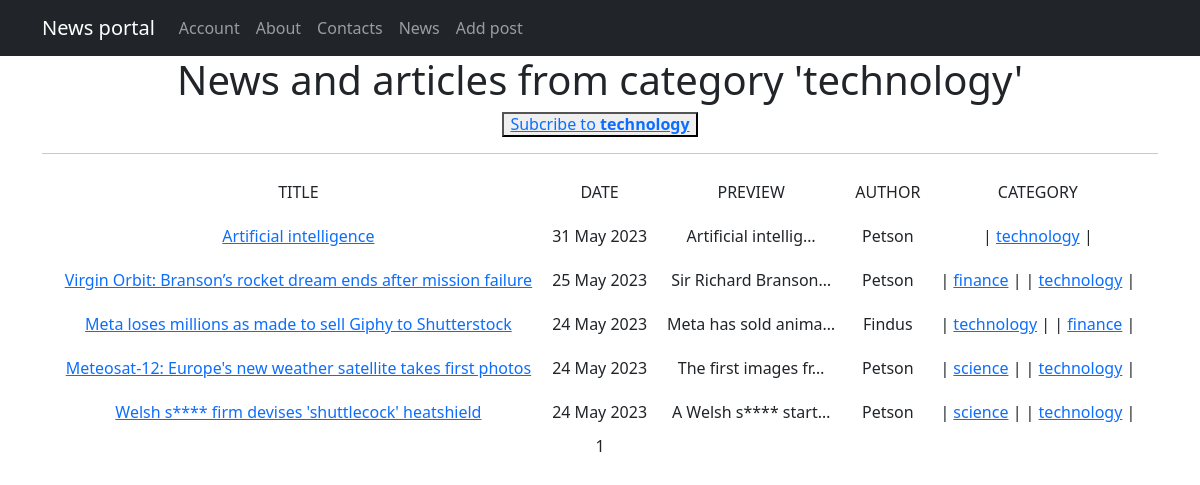
The page /news/categories/6 on the database as committed earlier.
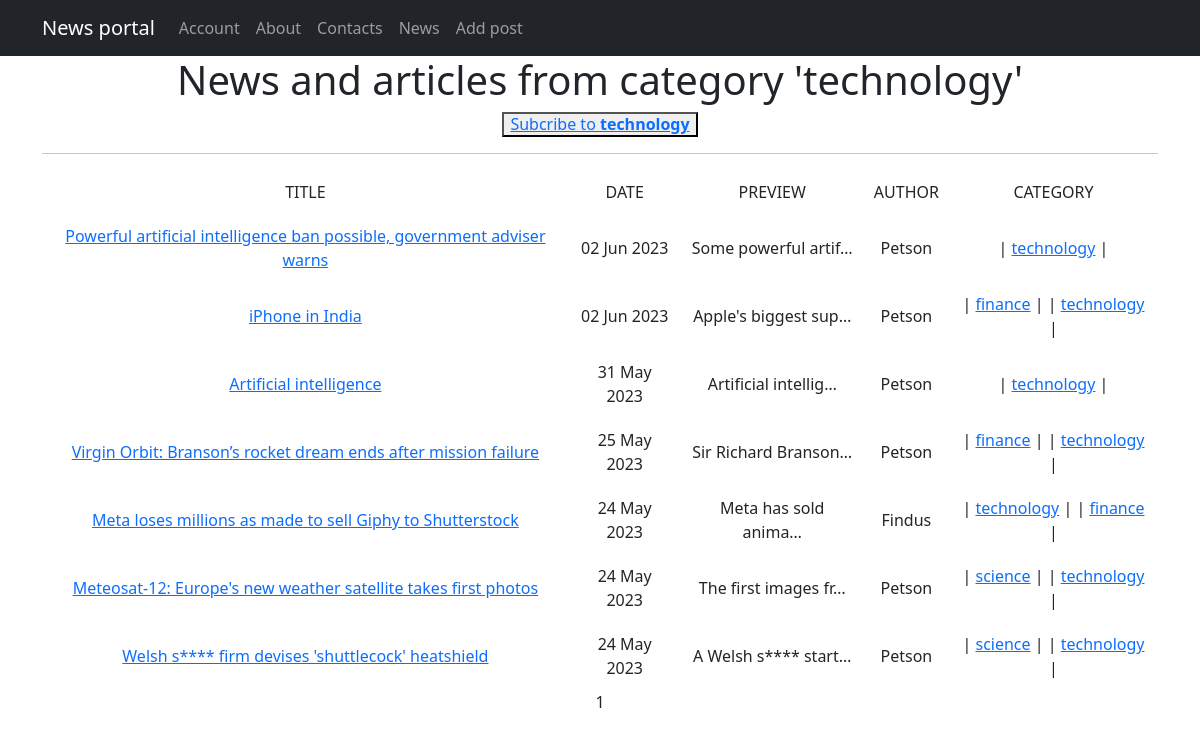
The same page on the database as committed later.
### news/models.py (models this page shows, shortened)
class Category(models.Model):  # класс категорий (тем) постов
    name = models.CharField(max_length=255, unique=True)  # название категории
    subscribers = models.ManyToManyField(User, through='CategoryUser') # связь многие ко многим с пользователями
    def __str__(self):
        return f'{self.name}'

class Post(models.Model):  # класс постов
    news = 'NE'
    article = 'AR'
    TYPE_CHOICE = [
        (news, 'news'),
        (article, 'article'),
    ]
    type_post = models.CharField(max_length=2, choices=TYPE_CHOICE, default=news)  # тип поста
    time_add = models.DateTimeField(auto_now_add=True)  # дата и время создания
    title = models.CharField(max_length=255)  # заголовок
    text = models.TextField(max_length=10000)  # текст поста
    rating_post = models.IntegerField(default=0)  # рейтинг поста
    author = models.ForeignKey(Author, on_delete=models.CASCADE)  # связь один ко многим с автором
    categories = models.ManyToManyField(Category, through='PostCategory')  # связь многие ко многим с категориями

class Author(models.Model):  # класс авторов постов
    rating_author = models.IntegerField(default=0)  # рейтинг автора
    user_link = models.OneToOneField(User, on_delete=models.CASCADE)
    def __str__(self):
        return f'{self.user_link.username}'

### news/views.py (the view)
# urls.py: path('categories/<int:pk>', CategoryPostList.as_view(), name='category_post_list'),
class CategoryPostList(ListView):
    model = Post # выводим посты
    ordering = '-time_add'  # сортировка по дате создания
    template_name = 'category_posts.html' # шаблон для вывода
    context_object_name = 'category_posts' # имя списка, по которому будет обращение из html-шаблона
    paginate_by = 10  # количество постов на странице
    def get_queryset(self):
        self.category = get_object_or_404(Category, id=self.kwargs['pk'])
        queryset = Post.objects.filter(categories=self.category).order_by('-time_add')  # фильтрация постов по категории
        return queryset
    def get_context_data(self, **kwargs):
        context = super().get_context_data(**kwargs)
        context['is_not_subscriber'] = self.request.user not in self.category.subscribers.all()
        context['category'] = self.category
        return context

### news/templatetags/custom_filters.py (called while the page is built)
@register.filter()
def censor(text):
    if not isinstance(text, str):
        raise ValueError("This is not a string!")
    censored_text = text  # исходный текст
    text_list = text.split()  # получаем список слов исходного текста
    for i in text_list:
        if i.lower() in BLACK_LIST:  # если слово входит в черный список
            censored_text = censored_text.replace(i, i[0]+'*'*(len(i)-1))  # первую букву оставляем, остальные заменяем
    return censored_text

### templates/category_posts.html (shortened to what this page needs)
{% extends 'flatpages/default.html' %}
{% load custom_filters %}
{% load custom_tags %}
{% block content %}
    <h1>News and articles from category '{{ category }}'</h1>
        {% if is_not_subscriber %}
            <h6><button><a href="{% url 'subscribe' category.id %}">Subcribe to <b>{{ category }}</b></a></button><br></h6>
        {% endif %}
    <hr>
    {% if category_posts %}
        <table cellpadding="10" align="center">
            <tr>
                <td>TITLE</td>
                <td>DATE</td>
                <td>PREVIEW</td>
                <td>AUTHOR</td>
                <td>CATEGORY</td>
            </tr>
            {% for post in category_posts %}
            <tr>
                <td><a href="{% url 'post_detail' post.id %}">{{ post.title|censor }}</a></td>
                <td>{{ post.time_add|date:'d M Y' }}</td>
                <td>{{ post.text|censor|truncatechars:20 }}</td>
                <td>{{ post.author }}</td>
                <td>
                    {% for category in post.categories.all %}
                    | <a href="{% url 'category_post_list' category.id %}">{{ category }}</a> |
                    {% endfor %}
                </td>
            </tr>
            {% endfor %}
        </table>
    {% else %}
        <h2>There are no posts!</h2>
    {% endif %}
    {{ page_obj.number }}
{% endblock content %}

### templates/flatpages/default.html (shortened to what this page needs)
<!DOCTYPE html>
<html lang="en">
    <head>
        {% load static %}
        <link href="{% static 'css/styles.css' %}" rel="stylesheet" />
    </head>
    <body>
         <nav class="navbar navbar-expand-lg navbar-dark bg-dark static-top">
           <div class="container">
               <a class="navbar-brand" href="/">News portal</a>
               <div class="collapse navbar-collapse" id="navbarResponsive">
                   <ul class="navbar-nav ml-auto">
                       <li class="nav-item active">
                           <a class="nav-link" href="/">Account</a>
                       </li>
                       <li class="nav-item">
                           <a class="nav-link" href="/about/">About</a>
                       </li>
                       <li class="nav-item">
                           <a class="nav-link" href="/contacts/">Contacts</a>
                       </li>
                       <li class="nav-item">
                           <a class="nav-link" href="/news/">News</a>
                       </li>
                       <li class="nav-item">
                           <a class="nav-link" href="/news/create">Add post</a>
                       </li>
                   </ul>
               </div>
           </div>
        </nav>
        <div class= "container">
            <div class="row">
                <div class="col-lg-12 text-center">
                    {% block content %}{% endblock content %}
                </div>
            </div>
        </div>
    </body>
</html>

Rows that differ between the two databases and show on the page:
added Post: title|censor "Powerful artificial intelligence ban possible, government adviser warns", time_add "02 Jun 2023", text|censor "Some powerful artif…", author "Petson", Category (name "technology")
added Post: title|censor "iPhone in India", time_add "02 Jun 2023", text|censor "Apple's biggest sup…", author "Petson", Category (name "finance"), Category (name "technology")
